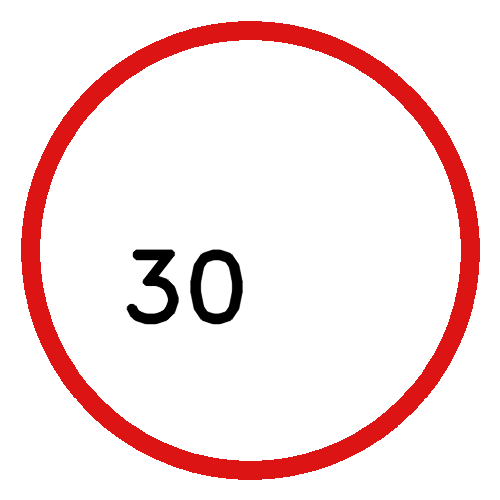
#> input picture signs/limit30.png, 500 x 500 px
$ python -i signs_cv.py   (imports and definitions only)
#> lines starting #> are read from the running program, lines starting #| are printed output that depends on the picture; after the words box and inside, x2 and y2 are one past the last pixel; in counts of white or black regions, pixels touching at a corner belong together
"""Traffic signs: red blob first, then shape — limit (white circle) vs STOP (octagon). No full-frame template."""

import os

import cv2
import numpy as np

import config

PANEL_KINDS = frozenset({"red_tl", "green_tl"})


class SimpleSignDetector:
    def __init__(self):
        root = os.path.join(os.path.dirname(__file__), "signs")
        self._root = root
        self._limit_refs = []
        self._stop_refs = []
        for label, names in (
            ("30", ("ref_limit30.jpg", "limit30.png")),
            ("50", ("ref_limit50.jpg", "limit50.png")),
        ):
            g = self._load_gray(root, names)
            if g is not None:
                self._limit_refs.append((label, g))
        for names in (("ref_stop.jpg", "stop.png"),):
            for name in names:
                path = os.path.join(root, name)
                if os.path.isfile(path):
                    g = cv2.imread(path, cv2.IMREAD_GRAYSCALE)
                    if g is not None:
                        self._stop_refs.append(
                            cv2.resize(g, (128, 128), interpolation=cv2.INTER_AREA)
                        )
        self._digit_tmpl = []
        for label, fname in (("30", "limit30_digits.png"), ("50", "limit50_digits.png")):
            path = os.path.join(root, fname)
            if os.path.isfile(path):
                g = cv2.imread(path, cv2.IMREAD_GRAYSCALE)
                if g is not None:
                    self._digit_tmpl.append((label, g))
        self._panel_refs = []
        for kind, label, names in (
            ("red_tl", "RED", ("ref_red_panel.jpg", "red_light.png")),
            ("green_tl", "GREEN", ("ref_green_panel.jpg", "green_light.png")),
        ):
            g = self._load_gray(root, names)
            if g is not None:
                self._panel_refs.append((kind, label, g))

    @staticmethod
    def _load_gray(root, names):
        refs = [n for n in names if n.startswith("ref_")]
        fall = [n for n in names if not n.startswith("ref_")]
        todo = refs if any(os.path.isfile(os.path.join(root, n)) for n in refs) else fall
        for name in todo:
            path = os.path.join(root, name)
            if os.path.isfile(path):
                g = cv2.imread(path, cv2.IMREAD_GRAYSCALE)
                if g is not None:
                    return cv2.resize(g, (128, 128), interpolation=cv2.INTER_AREA)
        return None

    def scan(self, bgr):
        out = {
            "stop_box": None,
            "limit": None,
            "red_tl": False,
            "green_tl": False,
            "read_text": "",
        }
        h, w = bgr.shape[:2]
        blobs = self._traffic_blobs(bgr, w, h)
        hit = self._best_traffic_blob(bgr, blobs)
        if hit is None and not blobs:
            hit = self._best_panel(bgr, w, h)
        if hit is None:
            return out
        kind, label, box = hit
        out["read_text"] = label
        if kind == "stop":
            out["stop_box"] = box
        elif kind == "limit":
            out["limit"] = (int(label), *box)
        elif kind == "red_tl":
            out["red_tl"] = True
        elif kind == "green_tl":
            out["green_tl"] = True
        return out

    # [7 lines left out: function scan_panels, not called in this run]

    def _red_mask(self, bgr):
        hsv = cv2.cvtColor(bgr, cv2.COLOR_BGR2HSV)
        return cv2.inRange(hsv, (0, 72, 58), (12, 255, 255)) | cv2.inRange(
            hsv, (168, 72, 58), (180, 255, 255)
        )

    def _white_mask(self, bgr):
        hsv = cv2.cvtColor(bgr, cv2.COLOR_BGR2HSV)
        return cv2.inRange(hsv, (0, 0, 168), (180, 62, 255))

    def _traffic_blobs(self, bgr, fw, fh):
        red = self._red_mask(bgr)
        red = cv2.morphologyEx(red, cv2.MORPH_CLOSE, np.ones((5, 5), np.uint8))
        white = self._white_mask(bgr)
        min_a = max(220, int(fw * fh * float(getattr(config, "SIGN_RED_MIN_FRAC", 0.045))))
        cnts, _ = cv2.findContours(red, cv2.RETR_EXTERNAL, cv2.CHAIN_APPROX_SIMPLE)
        blobs = []
        for c in cnts:
            a = cv2.contourArea(c)
            if a < min_a:
                continue
            x, y, bw, bh = cv2.boundingRect(c)
            if bw < 14 or bh < 14:
                continue
            ar = bw / max(bh, 1)
            if ar < 0.45 or ar > 2.2:
                continue
            crop_r = red[y : y + bh, x : x + bw]
            red_fill = float((crop_r > 0).mean())
            if red_fill < float(getattr(config, "SIGN_RED_FILL_MIN", 0.22)):
                continue
            cx, cy = x + bw // 2, y + bh // 2
            r = max(6, int(min(bw, bh) * 0.38))
            wm = np.zeros(white.shape, np.uint8)
            cv2.ellipse(wm, (cx, cy), (max(4, bw // 3), max(4, bh // 3)), 0, 0, 360, 255, -1)
            white_ctr = float(((white > 0) & (wm > 0)).mean())
            peri = cv2.arcLength(c, True)
            approx = cv2.approxPolyDP(c, 0.055 * peri, True)
            verts = len(approx)
            circ = 4 * np.pi * a / (peri * peri + 1e-6)
            blobs.append(
                {
                    "box": (x, y, bw, bh),
                    "area": a,
                    "red_fill": red_fill,
                    "white_ctr": white_ctr,
                    "verts": verts,
                    "circ": float(circ),
                    "contour": c,
                }
            )
        blobs.sort(key=lambda b: b["area"], reverse=True)
        return blobs[:4]

    def _best_traffic_blob(self, bgr, blobs):
        fh, fw = bgr.shape[:2]
        hi = float(getattr(config, "SIGN_LIMIT_WHITE_MIN", 0.10))
        lo = float(getattr(config, "SIGN_STOP_WHITE_MAX", 0.08))
        stop_verts_min = int(getattr(config, "SIGN_STOP_VERT_MIN", 6))
        stop_verts_max = int(getattr(config, "SIGN_STOP_VERT_MAX", 11))
        limit_lo = float(getattr(config, "SIGN_LIMIT_WHITE_LO", 0.045))
        best_limit = None
        best_stop = None

        for blob in blobs:
            x, y, bw, bh = blob["box"]
            pad = int(max(bw, bh) * 0.2)
            x0 = max(0, x - pad)
            y0 = max(0, y - pad)
            x1 = min(fw, x + bw + pad)
            y1 = min(fh, y + bh + pad)
            patch = bgr[y0:y1, x0:x1]
            wctr = blob["white_ctr"]

            if wctr >= limit_lo:
                label, score, rel = self._match_limit_patch(patch)
                need = float(getattr(config, "SIGN_LIMIT_MATCH_MIN", 0.30))
                if wctr < hi:
                    need += 0.06
                if label and score >= need:
                    cand = (
                        "limit",
                        label,
                        score,
                        (x0 + rel[0], y0 + rel[1], rel[2], rel[3]),
                    )
                    if best_limit is None or cand[2] > best_limit[2]:
                        best_limit = cand
                if wctr >= hi:
                    continue

            if wctr >= limit_lo:
                continue
            octagon = stop_verts_min <= blob["verts"] <= stop_verts_max
            if wctr <= lo and (octagon or blob["red_fill"] >= 0.32):
                score, rel = self._match_stop_patch(patch)
                if score >= float(getattr(config, "SIGN_STOP_MATCH_MIN", 0.23)):
                    cand = (
                        "stop",
                        "STOP",
                        score,
                        (x0 + rel[0], y0 + rel[1], rel[2], rel[3]),
                    )
                    if best_stop is None or cand[2] > best_stop[2]:
                        best_stop = cand

        if best_limit and best_stop:
            if best_limit[2] >= best_stop[2] + 0.06:
                k, lb, _, box = best_limit
                return k, lb, box
            if best_stop[2] >= best_limit[2] + 0.06:
                k, lb, _, box = best_stop
                return k, lb, box
            return None
        if best_limit:
            k, lb, _, box = best_limit
            return k, lb, box
        if best_stop:
            k, lb, _, box = best_stop
            return k, lb, box
        return None

    # [67 lines left out: functions _match_limit_patch, _match_stop_patch, _template_best, _digit_in_patch, not called in this run]

    def _best_panel(self, bgr, fw, fh):
        solid = self._frame_panel_hint(bgr)
        if solid is None:
            return None
        need = float(getattr(config, "SIGN_PANEL_RED_MIN", 0.38))
        if solid == "green_tl":
            need = float(getattr(config, "SIGN_PANEL_GREEN_MIN", 0.36))
        if not self._panel_solid_frame(bgr, solid, need):
            return None
        label = "RED" if solid == "red_tl" else "GREEN"
        return solid, label, (0, 0, fw, fh)

    def _frame_panel_hint(self, bgr):
        hsv = cv2.cvtColor(bgr, cv2.COLOR_BGR2HSV)
        red = (
            cv2.inRange(hsv, (0, 60, 50), (12, 255, 255))
            | cv2.inRange(hsv, (168, 60, 50), (180, 255, 255))
        ).mean() / 255.0
        green = cv2.inRange(hsv, (35, 40, 45), (90, 255, 255)).mean() / 255.0
        if green > 0.42 and green > red * 1.35:
            return "green_tl"
        if red > 0.40 and red > green * 1.35:
            return "red_tl"
        return None

    # [9 lines left out: function _panel_solid_frame, not called in this run]

>>> import cv2
>>> picture = cv2.imread('signs/limit30.png')
#> picture is the input picture: shape (500, 500, 3); mean B, G, R 226.8, 226.8, 247.8
>>> result = SimpleSignDetector().scan(picture)
#> pass 2 of the loop in __init__, `for label, names in (`:
#> in __init__, `self._digit_tmpl = []`: self._digit_tmpl = []
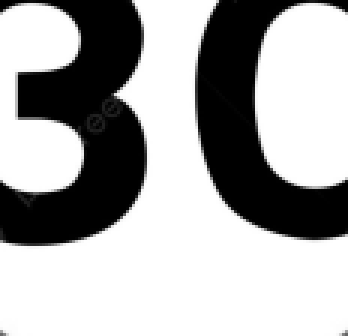
#> input picture signs/limit30_digits.png, 116 x 112 px (shown 3 times larger)
#> in __init__, g is the input picture: shape (112, 116); min 0, max 255, mean 170
#> pass 2 of the loop in __init__, `for label, fname in (("30", "limit30_digits.png"), ("50", "limit50_dig..`:
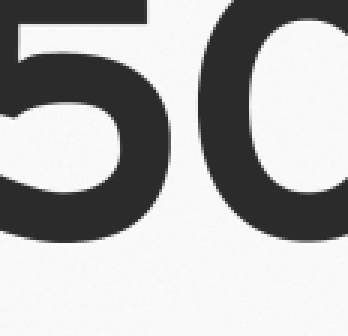
#> input picture signs/limit50_digits.png, 116 x 112 px (shown 3 times larger)
#> in __init__, g is the input picture: shape (112, 116); min 41, max 253, mean 177
#> call 3 of _load_gray, with root = 'signs', names = ('ref_red_panel.jpg', 'red_light.png')
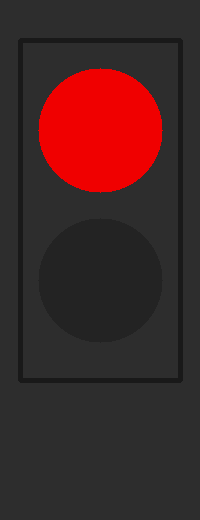
#> input picture signs/red_light.png, 200 x 520 px
#> in _load_gray (call 3), `g = cv2.imread(path, cv2.IMREAD_GRAYSCALE)`:
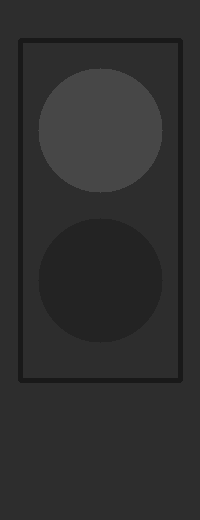
#> g: shape (520, 200); min 25, max 71, mean 45.9
#> in _load_gray (call 3), `return cv2.resize(g, (128, 128), interpolation=cv2.INTER_AREA)`:
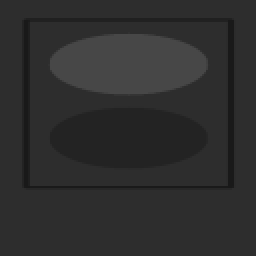
#> returned value: shape (128, 128) (shown 2 times larger); min 25, max 71, mean 45.9
#> pass 2 of the loop in __init__, `for kind, label, names in (`:
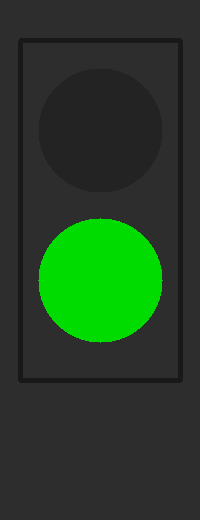
#> input picture signs/green_light.png, 200 x 520 px
#> in _load_gray (call 4), `return cv2.resize(g, (128, 128), interpolation=cv2.INTER_AREA)`:
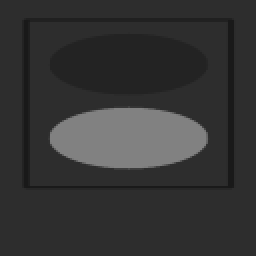
#> returned value: shape (128, 128) (shown 2 times larger); min 25, max 129, mean 52.6
#> in _red_mask, `hsv = cv2.cvtColor(bgr, cv2.COLOR_BGR2HSV)`: hsv: shape (500, 500, 3); mean H, S, V 0, 24.3, 247.8
#> in _red_mask, `return cv2.inRange(hsv, (0, 72, 58), (12, 255, 255)) | cv2.inRange( hs..`:
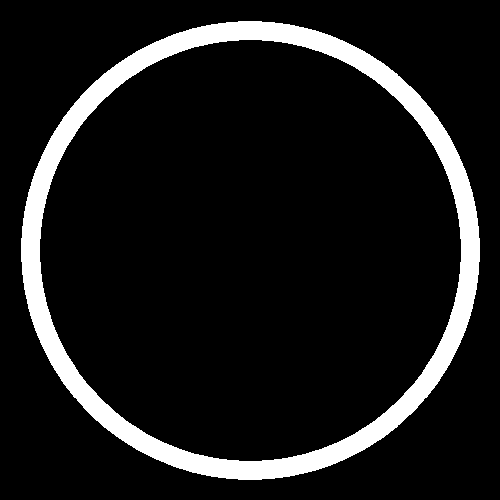
#> returned value: shape (500, 500); 10.5% white; 1 white region, box (x1, y1, x2, y2) and area: (21, 21, 480, 480) 26222
#> in _white_mask, `return cv2.inRange(hsv, (0, 0, 168), (180, 62, 255))`:
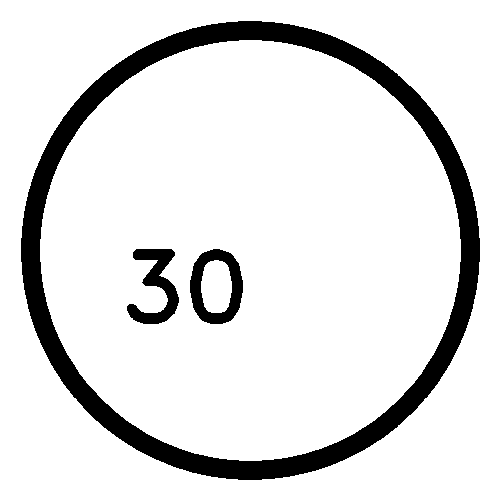
#> returned value: shape (500, 500); 88.1% white; 3 black regions, box (x1, y1, x2, y2) and area: (21, 21, 480, 480) 26222, (190, 249, 243, 324) 1856, (127, 249, 179, 324) 1708
#> the loop in _traffic_blobs, `for c in cnts:` made 1 pass
#> pass 1, in _traffic_blobs, `crop_r = red[y : y + bh, x : x + bw]`:
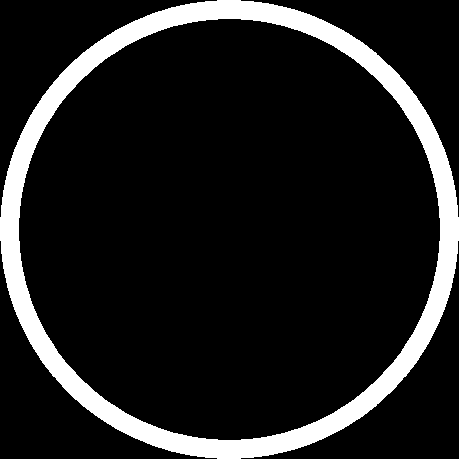
#> crop_r: shape (459, 459); 12.4% white; 1 white region, box (x1, y1, x2, y2) and area: (0, 0, 459, 459) 26222
#> result = 5 items
